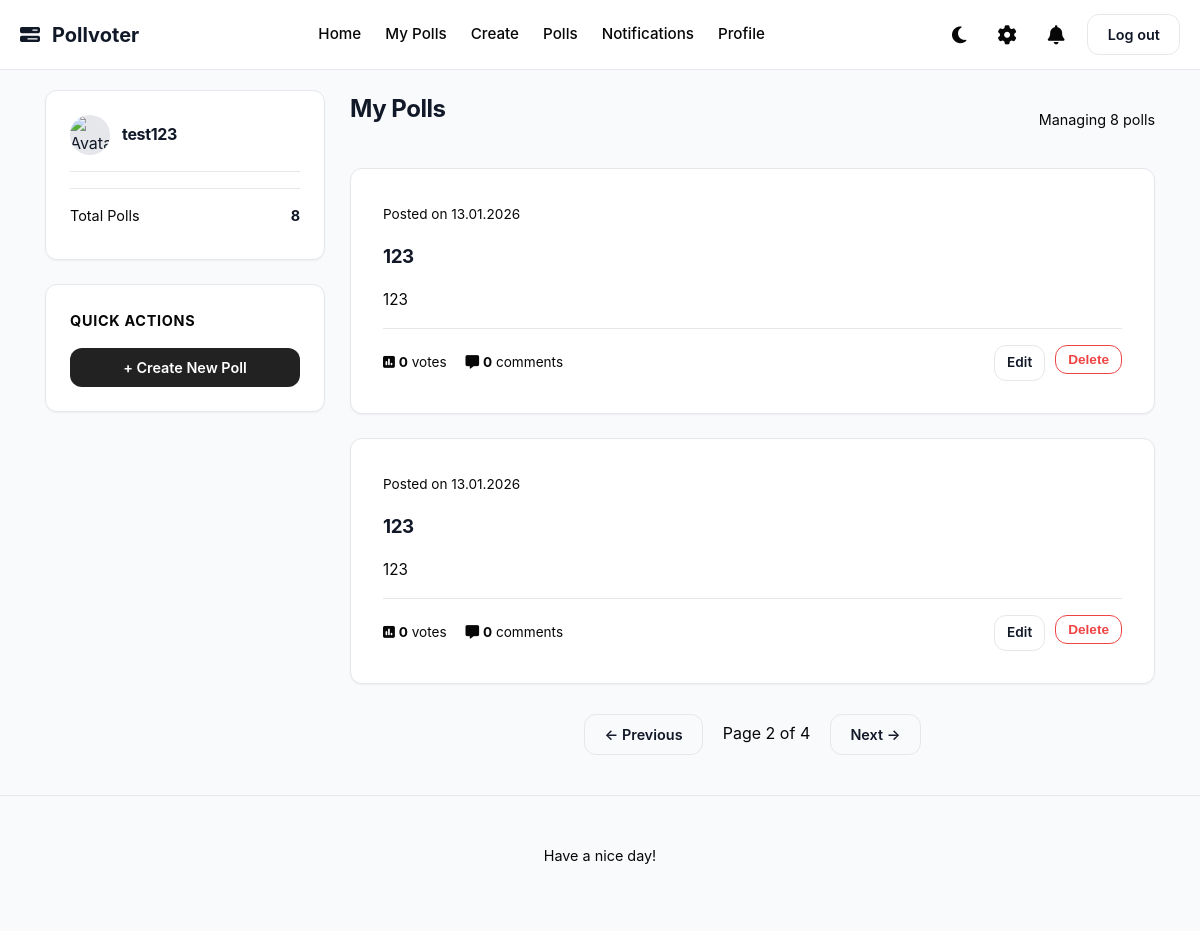
The app's page /my_polls?page=2 (signed in), older data.
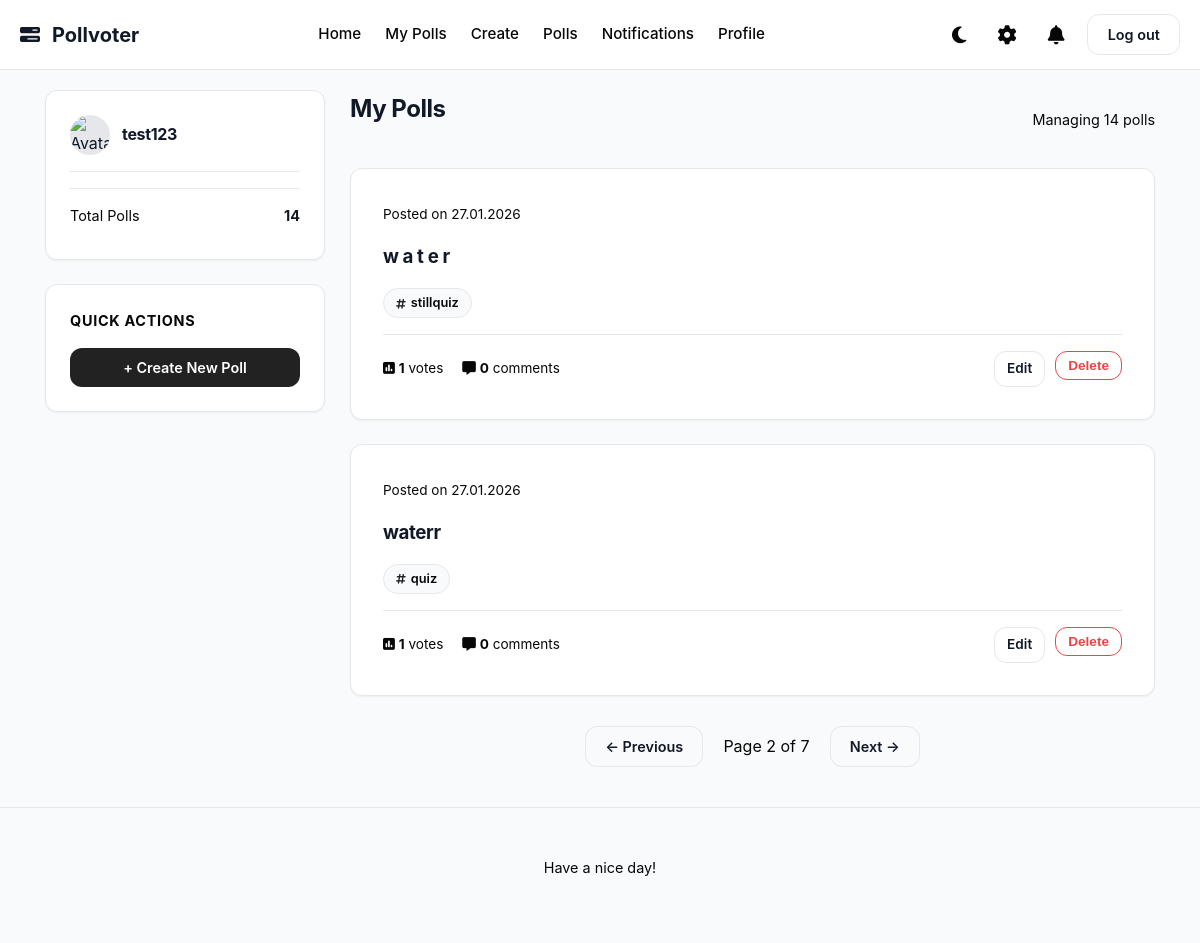
The same page, newer data.
### app/models.py (models this page shows, shortened)
class Poll(db.Model):
    __tablename__ = "poll"
    id = Column(Integer, primary_key=True)
    title = Column(Text, nullable=False)
    description = Column(String(120))
    created_at = Column(DateTime, default=datetime.now)
    user_id = Column(Integer, ForeignKey("user.id"), nullable=False)
    end_date = Column(DateTime, nullable=True)
    author = relationship("User", back_populates="polls")
    comments = relationship("Comment", back_populates="poll", cascade="all, delete-orphan")
    options = relationship("PollOption", back_populates="poll", cascade="all, delete-orphan")
    votes = relationship("Vote", back_populates="poll", cascade="all, delete-orphan")
    tags = relationship("Tag", secondary=poll_tags, backref=db.backref("polls", lazy = "dynamic"))
    def getvotecount(self):
        return len(self.votes)

class Tag(db.Model):
    __tablename__ = "tag"
    id = Column(Integer, primary_key=True)
    name = Column(Text, unique=True)

### app/routes.py (the view)
@polls.route("/my_polls")
@login_required
def my_polls():
    page = request.args.get("page", 1, type=int)
    user_polls = Poll.query.filter_by(user_id = current_user.id).order_by(Poll.created_at.desc()).paginate(page=page, per_page=2)
    return render_template("my_polls.html", polls = user_polls)

### app/__init__.py (called while the page is built)
def create_app():
    app = Flask(__name__)
    app.config['SECRET_KEY'] = 'your_secret_key'
    app.config['SQLALCHEMY_DATABASE_URI'] = 'sqlite:///pollvoter.db'
    app.config['SQLALCHEMY_TRACK_MODIFICATIONS'] = False
    app.config["UPLOAD_FOLDER"] = "static/uploads"
    app.config["PFP_FOLDER"] =  "app/static/uploads/pfp"
    db.init_app(app)
    login_manager.init_app(app)
    migrate.init_app(app, db)
    app.register_blueprint(auth)
    app.register_blueprint(main)
    app.register_blueprint(polls)
    app.register_blueprint(admin)
    @login_manager.user_loader
    def load_user(userid):
        return User.query.get(int(userid))
    return app

### app/routes.py (called while the page is built)
@main.app_context_processor
def dropdown_notifications():
    if current_user.is_authenticated:
        unread_count = Notification.query.filter_by(recipient_id = current_user.id, is_read = False).count()
        latest_notifs = Notification.query.filter_by(recipient_id = current_user.id).order_by(Notification.created_at.desc()).limit(5).all()
        return dict(unread_count = unread_count, latest_notifs = latest_notifs)
    return dict(unread_count = 0, latest_notifs = [])

### app/templates/my_polls.html (shortened to what the changed rows need)
{% extends "base.html" %}
{% block content %}
<div class="dashboard-layout">
    <aside class="sidebar">
        <div class="sidebar-widget">
            <div style="font-size: 0.9rem; color: var(--text-muted);">
                <div style="display:flex; justify-content:space-between; margin-bottom: 8px;">
                    <span>Total Polls</span>
                    <b style="color: var(--text-main);">{{ polls.total }}</b>
                </div>
            </div>
        </div>
    </aside>
    <main class="feed">
        <div style="display:flex; justify-content:space-between; align-items:center; margin-bottom: 20px;">
            <h2>My Polls</h2>
            <span style="color: var(--text-muted); font-size: 0.9rem;">Managing {{ polls.total }} polls</span>
        </div>
        {% if polls.items %}
            {% for poll in polls.items %}
            <div class="poll-card">
                <div class="poll-header" style="justify-content: space-between;">
                    <span style="font-size: 0.85rem; color: var(--text-muted);">
                        Posted on {{ poll.created_at.strftime('%d.%m.%Y') }}
                    </span>
                    </div>
                <div style="margin: 15px 0;">
                    <h3 class="poll-question">
                        <a href="{{ url_for('polls.poll_detail', poll_id=poll.id) }}">{{ poll.title }}</a>
                    </h3>
                                        {% if poll.tags %}
                    <div class="poll-tags-container" style="margin-top: 15px; margin-bottom: 10px;">
                        {% for tag in poll.tags %}
                            <a href="{{ url_for('main.home', tag=tag.name) }}" class="tag-pill">
                                <i class="fa-solid fa-hashtag"></i> {{ tag.name }}
                            </a>
                        {% endfor %}
                    </div>
                        {% endif %}
                    {% if poll.description %}
                        <p style="font-size: 0.95rem; color: var(--text-muted); margin-bottom: 15px;">
                            {{ poll.description }}
                        </p>
                    {% endif %}
                </div>
                <div class="poll-meta-footer">
                    <div class="stats">
                        <span style="margin-right: 15px;">
                            <i class="fa-solid fa-square-poll-vertical"></i> <strong>{{ poll.getvotecount() }}</strong> votes
                        </span>
                        <span>
                            <i class="fa-solid fa-message"></i> <strong>{{ poll.comments|length }}</strong> comments
                        </span>
                    </div>
                    <div class="actions" style="display:flex; gap: 10px;">
                        <a href="{{ url_for('polls.edit_poll', poll_id=poll.id) }}" class="btn btn-outline" style="padding: 6px 12px; font-size: 0.85rem;">
                            Edit
                        </a>
                        <form action="{{url_for('polls.delete_poll', poll_id = poll.id)}}" method="POST" style="display:inline;">
                            <button type="submit" class="btn btn-outline"
                                    style="padding: 6px 12px; font-size: 0.85rem; color: #EF4444; border-color: #EF4444;"
                                    onclick="return confirm('Are you sure you want to delete this poll?')">
                                Delete
                            </button>
                        </form>
                    </div>
                </div>
            </div>
            {% endfor %}
            <div class="pagination" style="display: flex; justify-content: center; gap: 10px; margin-top: 30px;">
                {% if polls.has_prev %}
                    <a href="{{ url_for('polls.my_polls', page=polls.prev_num) }}" class="btn btn-outline">← Previous</a>
                {% endif %}
                <span style="display: flex; align-items: center; padding: 0 10px; color: var(--text-muted);">
                    Page {{ polls.page }} of {{ polls.pages }}
                </span>
                {% if polls.has_next %}
                    <a href="{{ url_for('polls.my_polls', page=polls.next_num) }}" class="btn btn-outline">Next →</a>
                {% endif %}
            </div>
        {% else %}
            <div class="card" style="text-align: center; padding: 40px;">
                <h3 style="color: var(--text-muted);">It's quiet here...</h3>
                <p>You haven't posted any polls yet.</p>
                <a href="{{ url_for('polls.create_poll') }}" class="btn btn-primary" style="margin-top: 10px;">Create your first poll</a>
            </div>
        {% endif %}
    </main>
</div>
{% endblock %}

Row changes from the older to the newer data that the page shows:
no longer on this page (row unchanged): Poll: created_at "13.01.2026", title "123", description "123", getvotecount "0", comments|length "0"
no longer on this page (row unchanged): Poll: created_at "13.01.2026", title "123", description "123", getvotecount "0", comments|length "0"
added Poll: created_at "27.01.2026", title "w a t e r", getvotecount "1", comments|length "0"
added Tag: name "stillquiz", shown under "27.01.2026"
added Poll: created_at "27.01.2026", title "waterr", getvotecount "1", comments|length "0"
added Tag: name "quiz", shown under "27.01.2026"
Text that changed along with them:
{{ polls.total }}: "8" → "14"
{{ polls.pages }}: "4" → "7"
